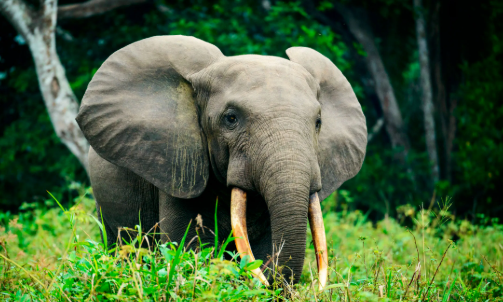
#> input picture cv2/images/image2.png, 503 x 302 px
$ python 06_feature_matching_orb.py
#> lines starting #> are read from the running program, lines starting #| are printed output that depends on the picture
"""Feature Detection & Matching (ORB)
- Detect keypoints & descriptors in two images
- Match with Brute Force matcher

Run: python 06_feature_matching_orb.py
Provide two images; here we reuse image2.png twice for demo if second missing.
"""
import cv2

IMG1_PATH = 'images/image2.png'
IMG2_PATH = 'images/image3.PNG'

img1 = cv2.imread(IMG1_PATH, 0)
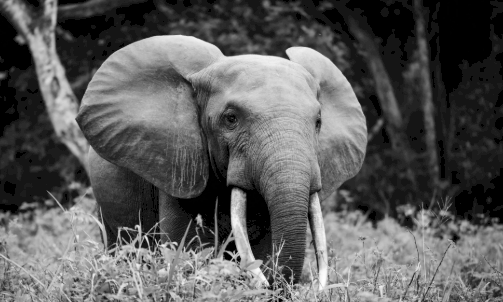
#> img1: shape (302, 503); min 0, max 254, mean 90.4
img2 = cv2.imread(IMG2_PATH, 0)
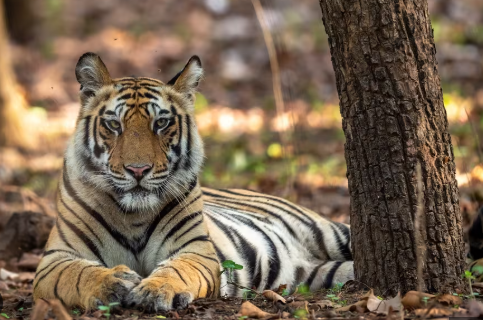
#> input picture cv2/images/image3.PNG, 483 x 320 px
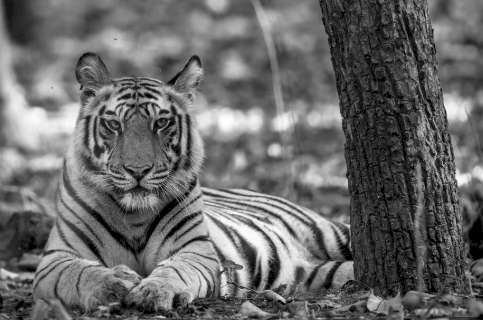
#> img2: shape (320, 483); min 0, max 254, mean 105.4
if img1 is None or img2 is None:
    raise FileNotFoundError('One of the images not found')

orb = cv2.ORB_create()
kp1, des1 = orb.detectAndCompute(img1, None)
#> kp1 = 500 keypoints; strongest (x, y, size): (138, 226, 31), (145, 237, 31), (234, 260, 31), (233, 257, 37.2)
kp2, des2 = orb.detectAndCompute(img2, None)
#> kp2 = 500 keypoints; strongest (x, y, size): (223, 274, 31), (221, 269, 31), (223, 275, 37.2), (162, 110, 31)

bf = cv2.BFMatcher(cv2.NORM_HAMMING, crossCheck=True)
matches = bf.match(des1, des2)
#> matches = 163 matches
matches = sorted(matches, key=lambda x: x.distance)

match_img = cv2.drawMatches(img1, kp1, img2, kp2, matches[:30], None)
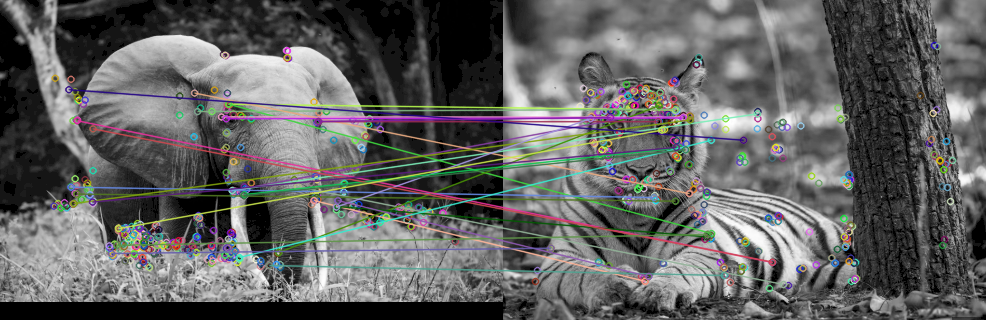
#> match_img: shape (320, 986, 3); mean of channels 0, 1, 2 97, 97.6, 97.4; drawn as B, G, R
cv2.imshow('ORB Matches', match_img)
cv2.waitKey(0)
cv2.destroyAllWindows()
